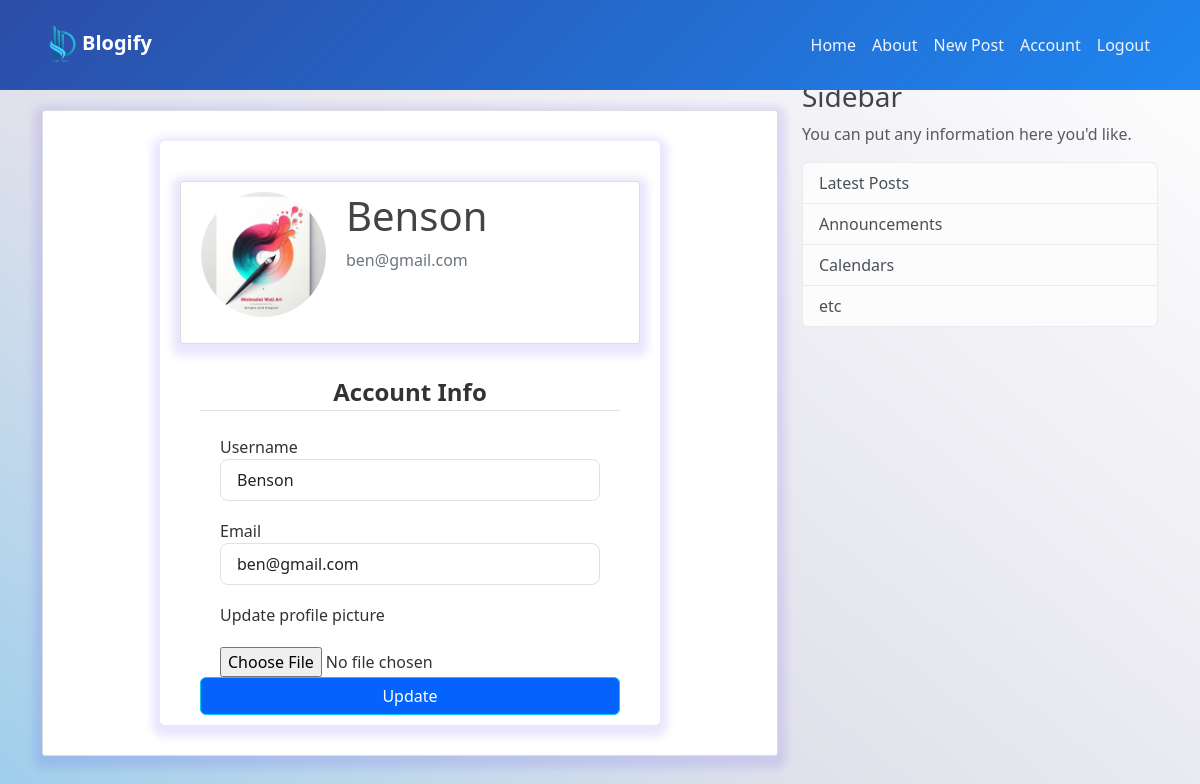
Page /account (signed in) on the committed database.
### Blogify/model.py (models this page shows, shortened)
class User(db.Model, UserMixin):
    id = db.Column(db.Integer, primary_key=True)
    username = db.Column(db.String(20), unique=True, nullable=False)
    email = db.Column(db.String(120), unique=True, nullable=False)
    image_file = db.Column(db.String(20), nullable=False, default='default.jpg')
    password = db.Column(db.String(60), nullable=False)
    posts = db.relationship('Post', backref='author', lazy=True)

### Blogify/route.py (the view)
@app.route('/account', methods=['GET', 'POST'])
@login_required
def account():
    form = UpdateAccountForm()
    if form.validate_on_submit():
        if form.picture.data:
            picture_file = photos.save(form.picture.data)
            filename_url = url_for('upload_photo', filename=picture_file)
        current_user.username = form.username.data
        current_user.email = form.email.data
        current_user.image_file = filename_url
        db.session.commit()
        flash('Account updated successfully!', 'success')
        return redirect(url_for('account'))
    elif request.method == 'GET':
        form.username.data = current_user.username
        form.email.data = current_user.email
    return render_template('account.html', title='Account',
                           form=form)

### Blogify/forms.py (shortened to what this page needs)
class UpdateAccountForm(FlaskForm):
    username = StringField('Username',
                           validators=[DataRequired(), Length(min=4, max=6)])
    email = StringField('Email',
                        validators=[DataRequired(), Email()])
    picture = FileField('Update profile picture',
                        validators=[FileAllowed(photos, 'Images only')])
    submit = SubmitField('Update')

### Blogify/model.py (called while the page is built)
@login_manager.user_loader
def load_user(user_id):
    return User.query.get(int(user_id))

### Blogify/templates/account.html (shortened to what this page needs)
{% extends "main.html" %}
{% block content %}
<div class="content">
    <div class="content-section">
        <div class="media">
          <img class="rounded-circle account-img" style="object-fit: cover;" src="{{ current_user.image_file }}">
          <div class="media-body">
            <h2 class="account-heading">{{ current_user.username }}</h2>
            <p class="text-secondary">{{ current_user.email }}</p>
          </div>
        </div>
          <form method="POST" action="" enctype="multipart/form-data">
              <fieldset class="form-group">
                  <legend class="border-bottom mb-4">Account Info</legend>
                  <div class="form-group">
                      {{ form.username.label(class="form-control-label") }}
                      {% if form.username.errors %}
                          {{ form.username(class="form-control form-control-lg is-invalid") }}
                          <div class="invalid-feedback">
                              {% for error in form.username.errors %}
                                  <span>{{ error }}</span>
                              {% endfor %}
                          </div>
                      {% else %}
                          {{ form.username(class="form-control form-control-lg") }}
                      {% endif %}
                  </div>
                  <div class="form-group">
                      {{ form.email.label(class="form-control-label") }}
                      {% if form.email.errors %}
                          {{ form.email(class="form-control form-control-lg is-invalid") }}
                          <div class="invalid-feedback">
                              {% for error in form.email.errors %}
                                  <span>{{ error }}</span>
                              {% endfor %}
                          </div>
                      {% else %}
                          {{ form.email(class="form-control form-control-lg") }}
                      {% endif %}
                  </div>
                  <div class="form-group">
                      {{ form.picture.label() }}
                      {{ form.picture(class="form-control-file") }}
                  </div>
              </fieldset>
              <div class="form-group">
                  {{ form.submit(class="btn btn-outline-info") }}
              </div>
          </form>
      </div>
</div>
{% endblock content %}

### Blogify/static/main.css (style rules this page uses)
:root { --primary: #0463FA; --light: #EFF5FF; --dark: #1B2C51; }
body { background: rgb(255,255,255); background: linear-gradient(220deg, rgba(255,255,255,1) 0%, rgba(225,225,235,1) 58%, rgb(150, 204, 235) 100%); color: #333333; height: 100vh; margin-top: 5rem; }
h1, h2, h3, h4, h5, h6 { color: #444444; }
.content { background: #ffffff; box-shadow: 0 4px 8px 8px rgba(48, 6, 237, 0.1); border: 1px solid #dddddd; border-radius: 3px; margin-bottom: 20px; font-weight: 500; margin: 30px auto; }
.content .content-section { max-width: 500px; margin: 30px auto ; flex: 1 0 auto; padding: 10px 20px; border-radius: 5px; box-shadow: 0 4px 8px 8px rgba(48, 6, 237, 0.1); }
.media { background: #ffffff; box-shadow: 0 4px 8px 8px rgba(48, 6, 237, 0.1); border: 1px solid #dddddd; border-radius: 3px; margin-bottom: 20px; font-weight: 500; padding: 10px 20px; }
.media { width: 100%; display: flex; margin: 30px auto; }
.media-body { width: 100%; }
.account-img { height: 125px; width: 125px; margin-right: 20px; margin-bottom: 16px; }
.account-heading { font-size: 2.5rem; }
.content-section .form-group { padding-left: 20px; padding-right: 20px; }
.content-section .border-bottom { text-align: center; font-weight: 700; padding-left: 20px; padding-right: 20px; }
.content-section .form-group .btn { width: 100%; color: #fff; background-color: var(--primary); transition: all ease-in .9s; }
.form-group .form-control-file { margin-top: 20px; }
.form-group .form-control { margin-bottom: 18px; }
.form-group .form-control-label { font-size: 16px; }
.form-group .form-control { font-size: 16px; }

### rows in the picture
User: image_file (picture), username "Benson", email "ben@gmail.com"
